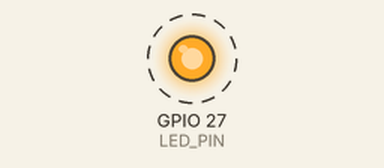
This program was run on a simulated Raspberry Pi (BCM pin numbers). Shown: output pins drawn as LEDs (lit = HIGH). Dashed ring = blinking. What the program prints to the terminal is not drawn.

Above: at 0.5 s.
Timing chart, 0 to 4.6 s (numbered marks = the images above):
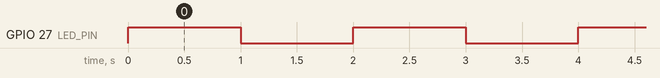

The program:

led_blink_rpi_gpio.py
```python
import RPi.GPIO as GPIO
import time

# Use BCM GPIO numbering
GPIO.setmode(GPIO.BCM)

LED_PIN = 27  # GPIO17 (Pin 11 on the board)
GPIO.setup(LED_PIN, GPIO.OUT)

try:
    while True:
        GPIO.output(LED_PIN, GPIO.HIGH)  # Turn LED ON
        time.sleep(1)                    # Wait 1 second
        print("LED ON")
        GPIO.output(LED_PIN, GPIO.LOW)   # Turn LED OFF
        time.sleep(1)                    # Wait 1 second
        print("LED OFF")
except KeyboardInterrupt:
    print("Stopped by User")
finally:
    GPIO.cleanup()  # Reset GPIO settings when program exits
```

Measured:
- by itself, GPIO 27 (LED_PIN): alternates HIGH for 1.0 s and LOW for 1.0 s
